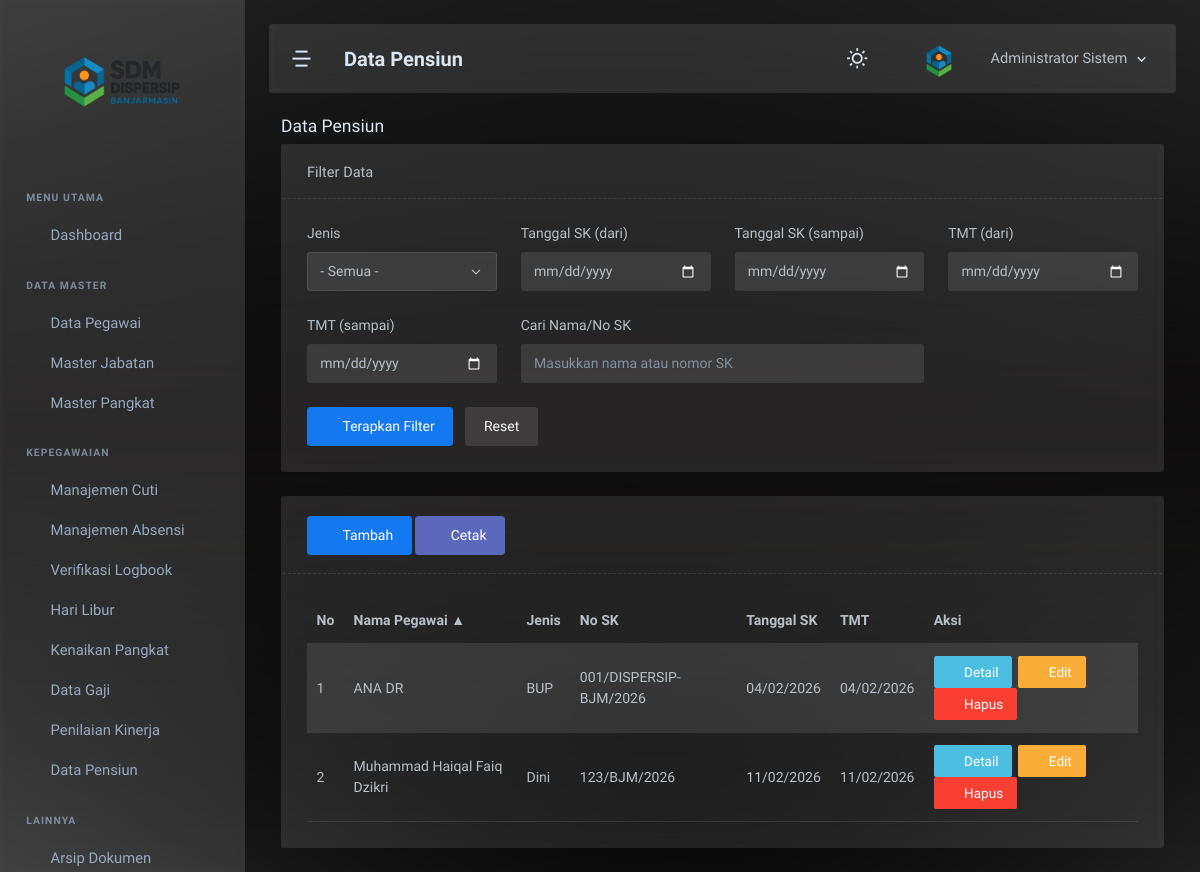
/admin/pensiun/pensiun.php?sort=nama_lengkap&order=asc (signed in), run on the app's committed database.
### tables this page shows
CREATE TABLE `pensiun` (
  `pensiun_id` int NOT NULL,
  `pegawai_id` int NOT NULL,
  `jenis` enum('BUP','Dini','Lainnya') DEFAULT 'BUP',
  `nomor_sk` varchar(100) DEFAULT NULL,
  `tanggal_sk` date DEFAULT NULL,
  `tmt` date NOT NULL,
  `keterangan` text,
  `file_sk` varchar(255) DEFAULT NULL,
  `created_at` datetime DEFAULT CURRENT_TIMESTAMP
);

CREATE TABLE `pegawai` (
  `pegawai_id` int NOT NULL,
  `user_id` int DEFAULT NULL,
  `nik` varchar(20) NOT NULL,
  `nip` varchar(30) DEFAULT NULL,
  `nama_lengkap` varchar(150) NOT NULL,
  `jk` enum('L','P') NOT NULL,
  `tgl_lahir` date DEFAULT NULL,
  `status_kepegawaian` enum('PNS','PPPK','Honorer','Kontrak') NOT NULL,
  `jabatan_id` int DEFAULT NULL,
  `pangkat_id` int DEFAULT NULL,
  `tgl_mulai_kerja` date DEFAULT NULL,
  `alamat` text,
  `status_aktif` enum('Aktif','Pensiun','Pindah','Meninggal','Nonaktif') DEFAULT 'Aktif',
  `tmt_pensiun` date DEFAULT NULL,
  `created_at` datetime DEFAULT CURRENT_TIMESTAMP,
  `updated_at` datetime DEFAULT CURRENT_TIMESTAMP ON UPDATE CURRENT_TIMESTAMP
);

### admin/pensiun/pensiun.php (the view, shortened to what this page needs)
<?php
require_once '../../config/koneksi.php';
include '../../includes/header.php';
include '../../includes/sidebar.php';
include '../../includes/navbar.php';
?>
<div class="page-container">
  <div class="page-content">
    <div class="container-xxl">
      <?php
      $allowedSort = [
        'nama_lengkap' => 'p.nama_lengkap',
        'jenis' => 'ps.jenis',
        'nomor_sk' => 'ps.nomor_sk',
        'tanggal_sk' => 'ps.tanggal_sk',
        'tmt' => 'ps.tmt',
        'created_at' => 'ps.created_at'
      ];
      $sort = $_GET['sort'] ?? 'created_at';
      $order = strtolower($_GET['order'] ?? 'desc');
      $order = $order === 'asc' ? 'ASC' : 'DESC';
      $sortCol = $allowedSort[$sort] ?? $allowedSort['created_at'];
      $page = max(1, intval($_GET['page'] ?? 1));
      $perPage = 10;
      $offset = ($page - 1) * $perPage;
      $f_jenis = $_GET['f_jenis'] ?? '';
      $f_from_sk = $_GET['f_from_sk'] ?? '';
      $f_to_sk = $_GET['f_to_sk'] ?? '';
      $f_from_tmt = $_GET['f_from_tmt'] ?? '';
      $f_to_tmt = $_GET['f_to_tmt'] ?? '';
      $f_q = trim($_GET['f_q'] ?? '');
      ?>
      <div class="row">
        <div class="col-12">
          <div class="page-title-box">
            <h4 class="page-title">Data Pensiun</h4>
          </div>
        </div>
      </div>
      <div class="card mb-3">
        <div class="card-header border-bottom border-dashed d-flex align-items-center"><h5 class="card-title mb-0">Filter Data</h5></div>
        <div class="card-body">
          <form method="get" action="admin/pensiun/pensiun.php" class="row g-3">
            <div class="col-md-3"><label class="form-label">Jenis</label><select name="f_jenis" class="form-select"><option value="">- Semua -</option></select></div>
            <div class="col-md-3"><label class="form-label">Tanggal SK (dari)</label><input type="date" name="f_from_sk" value="<?php echo htmlspecialchars($f_from_sk); ?>" class="form-control"></div>
            <div class="col-md-3"><label class="form-label">Tanggal SK (sampai)</label><input type="date" name="f_to_sk" value="<?php echo htmlspecialchars($f_to_sk); ?>" class="form-control"></div>
            <div class="col-md-3"><label class="form-label">TMT (dari)</label><input type="date" name="f_from_tmt" value="<?php echo htmlspecialchars($f_from_tmt); ?>" class="form-control"></div>
            <div class="col-md-3"><label class="form-label">TMT (sampai)</label><input type="date" name="f_to_tmt" value="<?php echo htmlspecialchars($f_to_tmt); ?>" class="form-control"></div>
            <div class="col-md-6"><label class="form-label">Cari Nama/No SK</label><input type="text" name="f_q" value="<?php echo htmlspecialchars($f_q); ?>" class="form-control" placeholder="Masukkan nama atau nomor SK"></div>
            <div class="col-md-6 d-flex align-items-end gap-2"><button type="submit" class="btn btn-primary"><i class="ti ti-filter me-1"></i>Terapkan Filter</button><a href="admin/pensiun/pensiun.php" class="btn btn-light">Reset</a></div>
          </form>
        </div>
      </div>
      <?php
      $where = [];
      $whereSql = count($where) ? ('WHERE '.implode(' AND ', $where)) : '';
      ?>
      <div class="card">
        <div class="card-header border-bottom border-dashed d-flex justify-content-between align-items-center">
          <div>
            <a href="admin/pensiun/tambah.php" class="btn btn-primary"><i class="ti ti-plus me-1"></i>Tambah</a>
            <?php
            $cetakUrl = '/sdm_dispersip/admin/pensiun/cetak.php?'
              . 'f_jenis=' . urlencode($f_jenis)
              . '&f_from_sk=' . urlencode($f_from_sk)
              . '&f_to_sk=' . urlencode($f_to_sk)
              . '&f_from_tmt=' . urlencode($f_from_tmt)
              . '&f_to_tmt=' . urlencode($f_to_tmt)
              . '&f_q=' . urlencode($f_q);
            ?>
            <a href="<?php echo $cetakUrl; ?>" target="_blank" class="btn btn-secondary"><i class="ti ti-printer me-1"></i>Cetak</a>
          </div>
        </div>
        <div class="card-body">
          <div class="table-responsive-sm">
            <table class="table table-striped mb-0">
              <thead>
                <tr>
                  <th>No</th>
                  <th><a class="link-reset" href="admin/pensiun/pensiun.php?sort=nama_lengkap&order=<?php echo ($sort==='nama_lengkap' && $order==='ASC')?'desc':'asc'; ?>">Nama Pegawai<?php echo $sort==='nama_lengkap' ? ($order==='ASC'?' ▲':' ▼') : ''; ?></a></th>
                  <th><a class="link-reset" href="admin/pensiun/pensiun.php?sort=jenis&order=<?php echo ($sort==='jenis' && $order==='ASC')?'desc':'asc'; ?>">Jenis<?php echo $sort==='jenis' ? ($order==='ASC'?' ▲':' ▼') : ''; ?></a></th>
                  <th><a class="link-reset" href="admin/pensiun/pensiun.php?sort=nomor_sk&order=<?php echo ($sort==='nomor_sk' && $order==='ASC')?'desc':'asc'; ?>">No SK<?php echo $sort==='nomor_sk' ? ($order==='ASC'?' ▲':' ▼') : ''; ?></a></th>
                  <th><a class="link-reset" href="admin/pensiun/pensiun.php?sort=tanggal_sk&order=<?php echo ($sort==='tanggal_sk' && $order==='ASC')?'desc':'asc'; ?>">Tanggal SK<?php echo $sort==='tanggal_sk' ? ($order==='ASC'?' ▲':' ▼') : ''; ?></a></th>
                  <th><a class="link-reset" href="admin/pensiun/pensiun.php?sort=tmt&order=<?php echo ($sort==='tmt' && $order==='ASC')?'desc':'asc'; ?>">TMT<?php echo $sort==='tmt' ? ($order==='ASC'?' ▲':' ▼') : ''; ?></a></th>
                  <th>Aksi</th>
                </tr>
              </thead>
              <tbody>
                <?php
                $sql = "SELECT ps.*, p.nama_lengkap FROM pensiun ps JOIN pegawai p ON ps.pegawai_id=p.pegawai_id $whereSql ORDER BY $sortCol $order LIMIT $perPage OFFSET $offset";
                $res = mysqli_query($koneksi, $sql);
                if ($res && mysqli_num_rows($res) > 0) {
                  $no = $offset + 1;
                  while ($row = mysqli_fetch_assoc($res)) {
                    echo '<tr>'
                      . '<td>'.($no++).'</td>'
                      . '<td>'.htmlspecialchars($row['nama_lengkap']).'</td>'
                      . '<td>'.htmlspecialchars($row['jenis']).'</td>'
                      . '<td>'.htmlspecialchars($row['nomor_sk'] ?? '-').'</td>'
                      . '<td>'.($row['tanggal_sk'] ? date('d/m/Y', strtotime($row['tanggal_sk'])) : '-').'</td>'
                      . '<td>'.($row['tmt'] ? date('d/m/Y', strtotime($row['tmt'])) : '-').'</td>'
                      . '<td>'
                        . '<a href="admin/pensiun/detail.php?id=' . htmlspecialchars($row['pensiun_id']) . '" class="btn btn-sm btn-info me-1"><i class="ti ti-eye me-1"></i>Detail</a>'
                        . '<a href="admin/pensiun/edit.php?id=' . htmlspecialchars($row['pensiun_id']) . '" class="btn btn-sm btn-warning me-1"><i class="ti ti-pencil me-1"></i>Edit</a>'
                        . '<a href="admin/pensiun/hapus.php?id=' . htmlspecialchars($row['pensiun_id']) . '" class="btn btn-sm btn-danger" onclick="return confirm(\'Hapus data ini?\')"><i class="ti ti-trash me-1"></i>Hapus</a>'
                      . '</td>'
                      . '</tr>';
                  }
                } else {
                  echo '<tr><td colspan="7" class="text-center">Tidak ada data</td></tr>';
                }
                ?>
              </tbody>
            </table>
          </div>
        </div>
      </div>
    </div>
  </div>
</div>
<?php include '../../includes/footer.php'; ?>

### data on the page
pensiun: pegawai.nama_lengkap "ANA DR", jenis "BUP", nomor_sk "001/DISPERSIP-BJM/2026", tanggal_sk "04/02/2026", tmt "04/02/2026"
pensiun: pegawai.nama_lengkap "Muhammad Haiqal Faiq Dzikri", jenis "Dini", nomor_sk "123/BJM/2026", tanggal_sk "11/02/2026", tmt "11/02/2026"

### other printed values
$page_title "Data Pensiun"
$_SESSION['nama_lengkap'] "Administrator Sistem"
